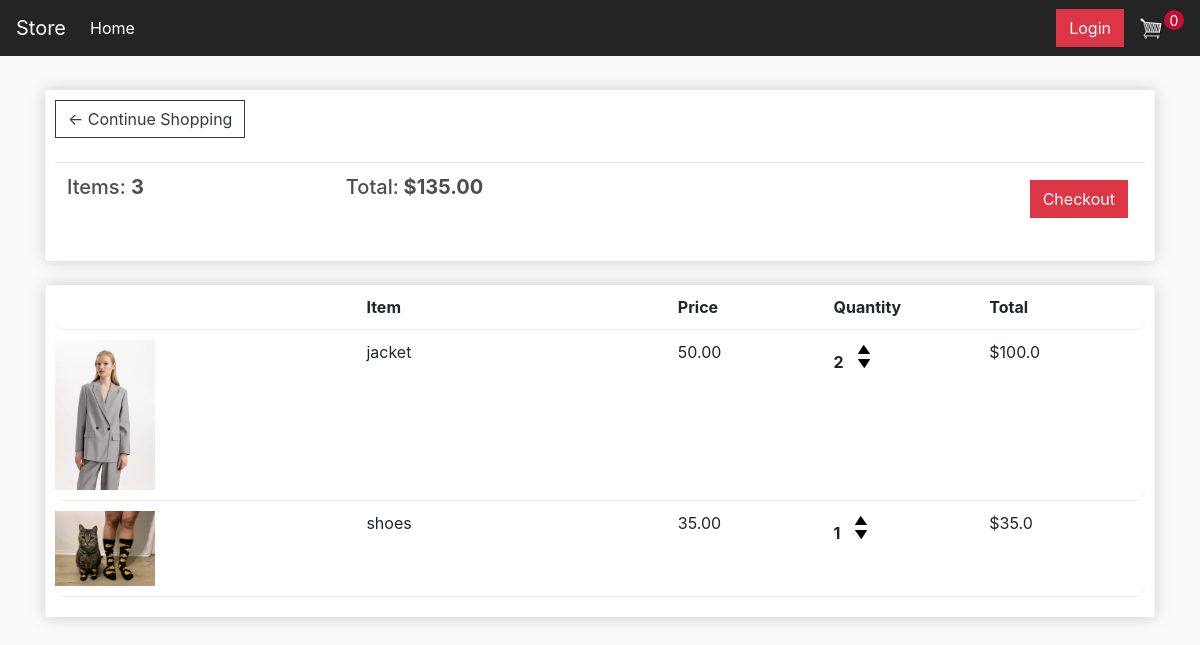
The app's page /cart/ (signed in) with its own data.
### shopping/models.py (models this page shows, shortened)
class Order(models.Model) :
    customer = models.ForeignKey(Customer, on_delete=models.SET_NULL, null=True, blank=True)
    date_ordered = models.DateTimeField(auto_now_add=True)
    complete = models.BooleanField(default=False, null=True, blank=True)
    transaction_id = models.CharField(max_length=100, null=True)
    @property
    def get_cart_total(self):
        orderitems = self.orderitem_set.all()
        total = sum([item.get_total for item in orderitems])
        return total
    @property
    def get_cart_items(self):
        orderitems = self.orderitem_set.all()
        total = sum([item.quantity for item in orderitems])
        return total

class OrderItem(models.Model):
    product = models.ForeignKey(Product, on_delete=models.SET_NULL, null=True)
    order = models.ForeignKey(Order, on_delete=models.SET_NULL, null=True)
    quantity = models.IntegerField(default=0, null=True, blank=True)
    date_added = models.DateTimeField(auto_now_add=True)
    @property
    def get_total(self):
        total = self.product.price * self.quantity
        return total

class Product(models.Model):
    name = models.CharField(max_length=200)
    price = models.FloatField()
    digital = models.BooleanField(default=False, null=True, blank=True)
    image = models.ImageField(null=True, blank=False)
    @property
    def imageURL(self):
        try:
            url = self.image.url
        except:
            url = ''
        return url

### shopping/views.py (the view)
# urls.py: path('cart/', views.cart, name="cart"),
def cart(request):
     if request.user.is_authenticated:
          customer = request.user.customer
          order, created = Order.objects.get_or_create(customer=customer, complete=False)
          items = order.orderitem_set.all()
     else:
          items = []
          order = {'get_cart_total':0, 'get_cart_items':0}
     context = {'items':items, 'order':order}
     return render(request, 'shopping/cart.html', context)

### shopping/templates/shopping/Cart.html
{% extends 'shopping/main.html' %}
{% load static %}
{% block content %}
<div class="row">
	<div class="col-lg-12">
		<div class="box-element">
            <a  class="btn btn-outline-dark" href="{% url 'store' %}">&#x2190; Continue Shopping</a>
            <br>
            <br>
            <table class="table">
                <tr>
                    <th><h5>Items: <strong>{{order.get_cart_items}}</strong></h5></th>
                    <th><h5>Total:<strong> ${{order.get_cart_total|floatformat:2}}</strong></h5></th>
                    <th>
                        <a  style="float:right; margin:5px;" class="btn btn-danger" href="{% url 'checkout' %}">Checkout</a>
                    </th>
                </tr>
            </table>
        </div>
		<br>
		<div class="box-element">
            <div class="cart-row">
                <div style="flex:2"></div>
                <div style="flex:2"><strong>Item</strong></div>
                <div style="flex:1"><strong>Price</strong></div>
                <div style="flex:1"><strong>Quantity</strong></div>
                <div style="flex:1"><strong>Total</strong></div>
            </div>
            {% for item in items %}
            <div class="cart-row">
                <div style="flex:2"><img class="row-image" src="{{item.product.imageURL}}"></div>
                <div style="flex:2"><p>{{item.product.name}}</p></div>
                <div style="flex:1"><p>{{item.product.price|floatformat:2}}</p></div>
                <div style="flex:1">
                    <p class="quantity">{{item.quantity}}</p>
                    <div class="quantity">
                        <img class="chg-quantity" src="{% static  'images/arrow-up.png' %}">
                        <img class="chg-quantity" src="{% static  'images/arrow-down.png' %}">
                    </div>
                </div>
                <div style="flex:1"><p>${{item.get_total}}</p></div>
            </div>
            {% endfor %}
        </div>
	</div>
</div>
{% endblock content %}

### static/css/main.css (style rules this page uses)
body { background-color: hsl(0, 0%, 98%); }
h1,h2,h3,h4,h5,h6 { color:hsl(0, 0%, 30%); }
.box-element { box-shadow:hsl(0, 0%, 80%) 0 0 16px; background-color: #fff; border-radius: 4px; padding: 10px; }
.col-lg-4, .col-lg-6, .col-lg-8, .col-lg-12 { margin-top: 10px; border-radius: 10px; }
.btn { border-radius: 0; }
.row-image { width: 100px; }
.cart-row { display: flex; align-items: flex-stretch; padding-bottom: 10px; margin-bottom: 10px; border-bottom: 1px solid #ececec; border-radius: 10px; }
.quantity { display: inline-block; font-weight: 700; padding-right:10px; }
.chg-quantity { width: 12px; cursor: pointer; display: block; margin-top: 5px; transition:.1s; }

### records on screen
Order: get_cart_items "3", get_cart_total "135.00"
OrderItem: product.imageURL (picture), product.name "jacket", product.price "50.00", quantity "2", get_total "100.0"
OrderItem: product.imageURL (picture), product.name "shoes", product.price "35.00", quantity "1", get_total "35.0"
